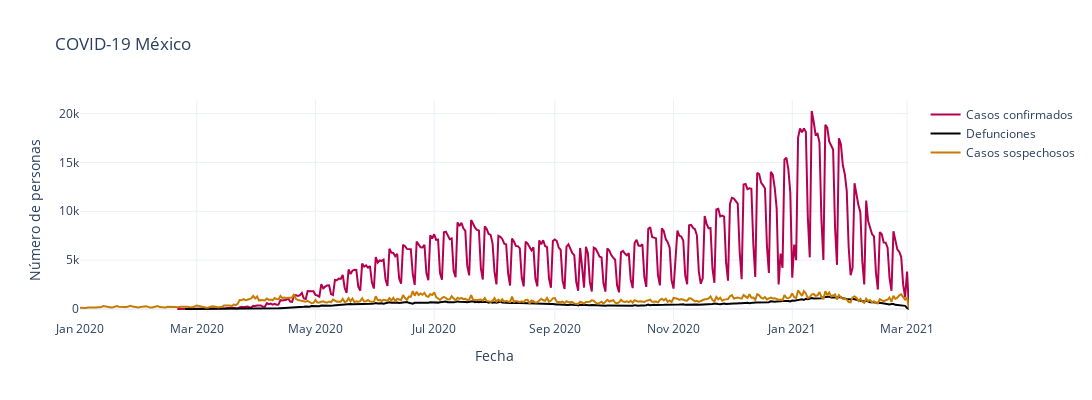

Source (notebook cell):
### Code cell
# Ploting each line in the same figure ...

# fig_2 = px.line(confirmados_por_fecha, x = "fecha_sintomas", y = "confirmados", width = 1000, height= 300,
#                  labels= dict(fecha_sintomas = "Fecha", confirmados = "Número de personas", name = "Casos confirmados"))

fig_2 = go.Figure()

fig_2.add_trace(go.Scatter(x = confirmados_por_fecha["fecha_ingreso"], y = confirmados_por_fecha["confirmados"], 
                mode = "lines",name = "Casos confirmados", line = dict(color = "#b4004e")) )
fig_2.add_trace(go.Scatter(x = defunciones_por_fecha["fecha_defuncion"], y = defunciones_por_fecha["defunciones"], 
                mode = "lines",name = "Defunciones", line = dict(color = "black") ) )
fig_2.add_trace(go.Scatter(x = sospechosos_por_fecha["fecha_sintomas"], y = sospechosos_por_fecha["sospechosos"],
                mode = "lines", name = "Casos sospechosos", line = dict(color = "#c67c00")))

fig_2.update_xaxes(showgrid = True, title = "Fecha")
fig_2.update_yaxes(showgrid = True , title = "Número de personas")
fig_2.update_layout( width = 1200, height= 400 , title = "COVID-19 México")
fig_2.show()

### Figure 1 — Plotly figure (JSON) as saved in the notebook; plotly's stock layout.template omitted (floating-point values rounded to 4 significant figures; data arrays with more than 128 entries replaced by an {"elided": "..."} marker saying what was removed)
{"data": [{"line": {"color": "#b4004e"}, "mode": "lines", "name": "Casos confirmados", "type": "scatter", "x": {"elided": "373 str values"}, "y": {"elided": "373 int values"}}, {"line": {"color": "black"}, "mode": "lines", "name": "Defunciones", "type": "scatter", "x": {"elided": "352 str values"}, "y": {"elided": "352 int values"}}, {"line": {"color": "#c67c00"}, "mode": "lines", "name": "Casos sospechosos", "type": "scatter", "x": {"elided": "427 str values"}, "y": {"elided": "427 int values"}}], "layout": {"height": 400, "title": {"text": "COVID-19 México"}, "width": 1200, "xaxis": {"showgrid": true, "title": {"text": "Fecha"}}, "yaxis": {"showgrid": true, "title": {"text": "Número de personas"}}}}
